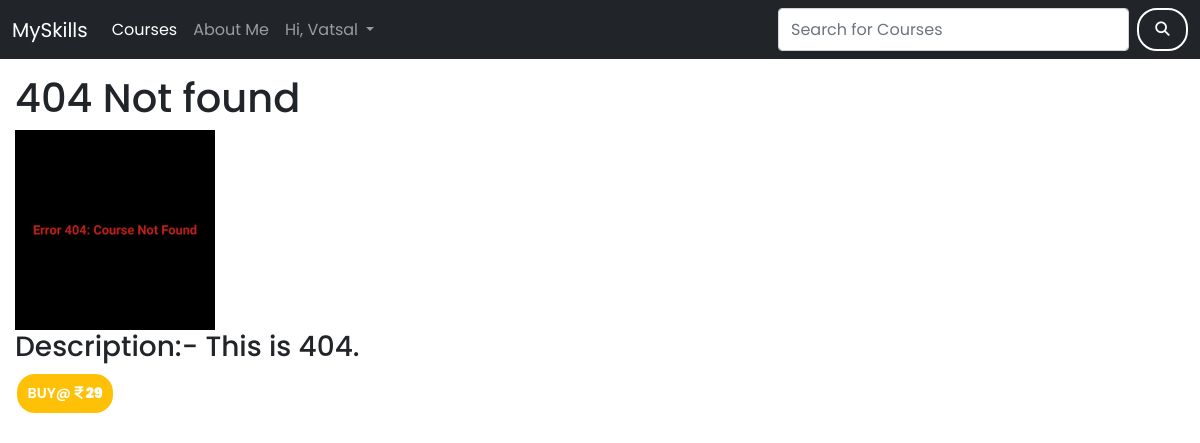
/courses/5/ (signed in), run on the app's committed database.
### accounts/models.py (models this page shows, shortened)
class CustomUser(AbstractBaseUser):
    email = models.EmailField(primary_key=True)
    first_name = models.CharField(max_length=150)
    last_name = models.CharField(max_length=150)
    is_verified = models.BooleanField(default=False)
    auth_token = models.CharField(max_length=255, default='')
    is_active = models.BooleanField(default=True)
    is_admin = models.BooleanField(default=False)
    is_staff = models.BooleanField(default=False)
    is_superuser = models.BooleanField(default=False)
    joining_date = models.DateTimeField(auto_now_add=True)
    objects = UserManager()
    USERNAME_FIELD = 'email'
    REQUIRED_FIELDS = ['first_name', 'last_name']
    class Meta:
        verbose_name="User"
        verbose_name_plural="Users"

### courses/models.py (models this page shows)
class Course(models.Model):
    name = models.CharField(max_length=200)
    cost = models.IntegerField()
    img = models.ImageField(upload_to="img/")
    description = models.TextField(max_length=150)
    added = models.DateTimeField(auto_now_add=True, blank=True)
    last_modified = models.DateTimeField(auto_now=True, blank=True)
    pdf_file = models.FileField(
        storage=FileSystemStorage(location=settings.MEDIA_ROOT),
        upload_to="pdf/",
        default=None)
    class Meta:
        ordering = ['-last_modified']
    def __str__(self):
        return self.name

### courses/views.py (the view)
# urls.py: path('courses/<int:pk>/',views.course_detail,name='detail'),
def course_detail(request, pk):
    try:
        course = Course.objects.get(pk=pk)
        context = {'course': course}
        return render(request, 'courses/detail.html', context)
    except Course.DoesNotExist:
        messages.error(request, "Course does not exist.")
        return redirect('courses')

### courses/templates/courses/detail.html (shortened to what this page needs)
{% extends 'courses/base.html' %}
{% load static %}
{% block content %}
    <div class="container-detail">
  <div class="component">
    <h1 class="course-detail">{{course}}</h1>
    <img src="{{course.img.url}}" alt="Image of course" class="course-detail-img" >
    <h3>Description:- {{course.description}}</h3>
    <p class="btn btn-warning">Buy@ <b><i class="fa-solid fa-indian-rupee-sign cost"></i> {{course.cost}}</b></p>
  </div>
</div>
{% endblock %}

### courses/templates/courses/base.html (shortened to what this page needs)
{% load static %}
<!DOCTYPE html>
<html lang="en">
  <head>
    <link
      href="https://cdn.jsdelivr.net/npm/bootstrap@5.0.2/dist/css/bootstrap.min.css"
      rel="stylesheet"
    />
    <link
      href="{% static 'fontawesomefree/css/fontawesome.css' %}"
      rel="stylesheet"
      type="text/css"
    />
    <link
      href="{% static 'fontawesomefree/css/brands.css' %}"
      rel="stylesheet"
      type="text/css"
    />
    <link
      href="{% static 'fontawesomefree/css/solid.css' %}"
      rel="stylesheet"
      type="text/css"
    />
    <link
      rel="stylesheet"
      type="text/css"
      href="{% static 'css/styles.css' %}"
    />
  </head>
  <body>
    <nav class="navbar navbar-expand-lg navbar-dark bg-dark">
      <div class="container-fluid">
        <a class="navbar-brand" href="#">MySkills</a>
        <div class="collapse navbar-collapse" id="navbarTogglerDemo02">
          <ul class="navbar-nav me-auto mb-2 mb-lg-0">
            <li class="nav-item">
              <a class="nav-link active" aria-current="page" href="{% url 'home' %}" >Courses</a>
            </li>
            <li class="nav-item">
              <a class="nav-link" href="{% url 'about-me' %}">About Me</a>
            </li>
            <li class="nav-item dropdown">
          <a class="nav-link dropdown-toggle" href="#" id="navbarDropdown" role="button" data-bs-toggle="dropdown" aria-expanded="false">
            {% if request.user.is_authenticated %}
            Hi, {{request.user.first_name}}
            {% else %}
            More
            {% endif %}
          </a>
        </li>
          </ul>
          <form class="d-flex" id="search-form" action="{% url 'search' %}" method="GET" autocomplete="off">
              <input class="form-control me-2" type="search" name="query" value="{{ query }}" placeholder="Search for Courses" aria-label="Search">
              <button class="btn btn-outline-light" type="submit"><i class="fa-solid fa-magnifying-glass"></i></button>
          </form>
        </div>
      </div>
    </nav>
    {% block content %}{% endblock content %}
  </body>
</html>

### static/css/styles.css (style rules this page uses)
* { padding: 0; margin: 0; box-sizing: border-box; }
body { font-family: "Poppins", sans-serif; }
.btn { border: none; font-size: 0.9rem; text-transform: uppercase; border: 2px solid #fff; border-radius: 20px; padding: 0.55rem 0; width: 100px; font-weight: 600; margin: 0; cursor: pointer; color: #fff; }
.course-detail-img { width: 200px; }
.container-detail { margin: 15px; }
button.btn.btn-outline-light[type="submit"] { width: 60px; }

### data on the page
CustomUser: user.first_name "Vatsal"
Course: name "404 Not found", img (picture), description "This is 404.", cost "29"
